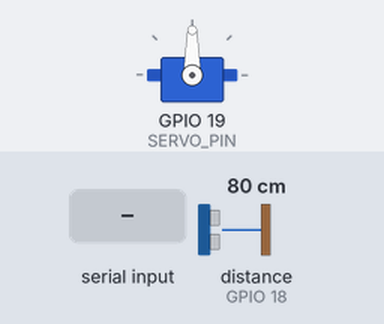
A sketch run on a simulated ESP32. Parts: servo. The test bench sets the inputs (shaded band); at power-on: distance to the obstacle (sensor on GPIO 18) 80 cm. The echo pulse lasts 58.3 µs per cm; what the sketch prints to the serial monitor is not drawn.

Above: at 2.2 s.
2.3 s: "SWEEP\n" received over Serial
5.3 s: "SERVO:\n" received over Serial
At 6.5 s:
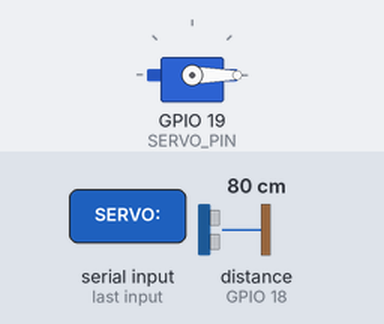
6.8 s: "SERVO:90\n" received over Serial
At 7.6 s:
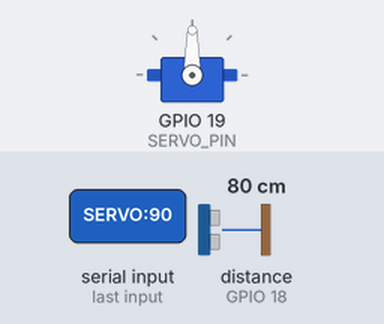
8.3 s: "SERVO:,45\n" received over Serial
At 8.7 s:
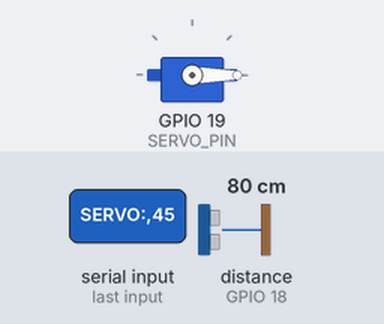
Timing chart, 0 to 10.8 s (numbered marks = the images above; inputs shaded):
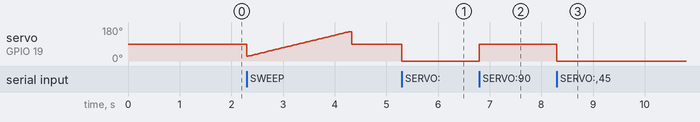

Measured:
- after the input at 5.3 s, servo on GPIO 19 (SERVO_PIN): 90° → 0° at once
- after the input at 6.8 s, servo on GPIO 19 (SERVO_PIN): 0° → 90° at once
- after the input at 8.3 s, servo on GPIO 19 (SERVO_PIN): 90° → 0° at once

The sketch:

esp32_sonar_firmware.ino
```cpp
/*
  ============================================================================
  DEEP-SEA RESCUE SONAR — ESP32 FIRMWARE
  ============================================================================
  This firmware runs on the ESP32 microcontroller and talks to the Python
  backend (sonar_api.py) over a USB Serial cable.

  HARDWARE CONNECTIONS:
    ESP32 GPIO 5   --> JSN-SR04T / HC-SR04  TRIG pin
    ESP32 GPIO 18  --> JSN-SR04T / HC-SR04  ECHO pin
    ESP32 GPIO 19  --> MG90S Servo          Signal wire (Orange/Yellow)
    ESP32 VIN/5V   --> Servo Red wire + Sonar VCC
    ESP32 GND      --> Servo Brown/Black wire + Sonar GND

  SERIAL PROTOCOL (115200 baud):
    Backend sends commands, ESP32 replies:

    Command       | ESP32 Response               | Description
    ------------- | ----------------------------- | --------------------------------
    PING\n        | PONG\n                        | Heartbeat / handshake check
    READ\n        | <distance_cm>\n               | Single sonar distance reading
    SWEEP\n       | angle:dist,angle:dist,...\n    | Full 130-degree sweep data
    SERVO:<angle> | OK:<angle>\n                  | Move servo to specific angle

    If no command is received for 5 seconds, the ESP32 automatically
    performs continuous sweeps and prints angle,distance CSV lines
    (for standalone Serial Monitor debugging).

  SETUP IN ARDUINO IDE:
    1. Board:  "ESP32 Dev Module"  (or your specific ESP32 board)
    2. Upload Speed: 921600
    3. Port:   COMx  (whichever port your ESP32 shows up as)
    4. Install library: ESP32Servo  (Sketch > Include Library > Manage Libraries)
  ============================================================================
*/

#include <ESP32Servo.h>

// ======================== PIN DEFINITIONS ========================
const int TRIG_PIN  = 5;     // Ultrasonic trigger
const int ECHO_PIN  = 18;    // Ultrasonic echo
const int SERVO_PIN = 19;    // Servo PWM signal

// ======================== SONAR SETTINGS ========================
// 130-degree total Field of View
// Sweeps from 25 deg to 155 deg on servo (center = 90 deg)
// Normalized output: -65 deg to +65 deg (0 = straight ahead)
const int START_ANGLE = 25;
const int END_ANGLE   = 155;
const int STEP_SIZE   = 2;    // Angular resolution in degrees
const long MAX_RANGE_CM = 450; // Maximum sensor range (~4.5 meters)
const int SETTLE_DELAY_MS = 25; // Wait for servo to reach position

// ======================== GLOBALS ========================
Servo sonarServo;
String inputBuffer = "";
unsigned long lastCommandTime = 0;
const unsigned long AUTO_SWEEP_TIMEOUT = 5000; // 5 seconds of silence -> auto sweep

// ======================== SETUP ========================
void setup() {
  Serial.begin(115200);
  while (!Serial) { delay(10); } // Wait for serial port to be ready

  // Configure sonar pins
  pinMode(TRIG_PIN, OUTPUT);
  pinMode(ECHO_PIN, INPUT);
  digitalWrite(TRIG_PIN, LOW);

  // Attach servo and center it
  sonarServo.attach(SERVO_PIN);
  sonarServo.write(90); // Center position (straight ahead)
  delay(1000);

  Serial.println("READY"); // Signal to backend that we're alive
}

// ======================== SONAR MEASUREMENT ========================
long measureDistanceCM() {
  // Clear trigger pin
  digitalWrite(TRIG_PIN, LOW);
  delayMicroseconds(2);

  // Send 10-microsecond trigger pulse
  digitalWrite(TRIG_PIN, HIGH);
  delayMicroseconds(10);
  digitalWrite(TRIG_PIN, LOW);

  // Read echo travel time (timeout at 30ms = ~5.15 meters max)
  long duration = pulseIn(ECHO_PIN, HIGH, 30000);

  if (duration == 0) {
    return MAX_RANGE_CM; // No echo -> return max range
  }

  // Speed of sound in water ≈ 1500 m/s, but we use air speed for bench testing
  // Speed of sound in air = 343 m/s = 0.0343 cm/microsecond
  // Distance = (duration * speed) / 2  (divided by 2 for round-trip)
  long distance = (duration * 0.0343) / 2;

  // Clamp to valid range
  if (distance < 2)   distance = 2;       // Min range of sensor
  if (distance > MAX_RANGE_CM) distance = MAX_RANGE_CM;

  return distance;
}

// ======================== SINGLE READ ========================
void handleRead() {
  long dist = measureDistanceCM();
  Serial.println(dist);
}

// ======================== FULL 130° SWEEP ========================
void handleSweep() {
  // Build response string: "angle:dist,angle:dist,angle:dist,..."
  String result = "";
  bool first = true;

  // Forward sweep: left to right (-65° to +65°)
  for (int angle = START_ANGLE; angle <= END_ANGLE; angle += STEP_SIZE) {
    sonarServo.write(angle);
    delay(SETTLE_DELAY_MS);

    long dist = measureDistanceCM();
    int normalizedAngle = angle - 90; // Convert to -65..+65 range

    if (!first) result += ",";
    result += String(normalizedAngle) + ":" + String(dist);
    first = false;
  }

  Serial.println(result);

  // Return to center after sweep
  sonarServo.write(90);
}

// ======================== SERVO CONTROL ========================
void handleServo(int angle) {
  // Clamp angle to safe range
  if (angle < 0)   angle = 0;
  if (angle > 180) angle = 180;

  sonarServo.write(angle);
  delay(SETTLE_DELAY_MS);
  Serial.println("OK:" + String(angle));
}

// ======================== AUTO-SWEEP (Standalone Mode) ========================
void autoSweep() {
  // Continuous sweep mode for debugging in Arduino Serial Monitor
  // Prints CSV format: normalizedAngle,distance

  // Forward sweep
  for (int angle = START_ANGLE; angle <= END_ANGLE; angle += STEP_SIZE) {
    // Check if a serial command came in — break out if so
    if (Serial.available()) return;

    sonarServo.write(angle);
    delay(SETTLE_DELAY_MS);

    long dist = measureDistanceCM();
    int normalizedAngle = angle - 90;
    Serial.printf("%d,%ld\n", normalizedAngle, dist);
  }

  // Reverse sweep
  for (int angle = END_ANGLE; angle >= START_ANGLE; angle -= STEP_SIZE) {
    if (Serial.available()) return;

    sonarServo.write(angle);
    delay(SETTLE_DELAY_MS);

    long dist = measureDistanceCM();
    int normalizedAngle = angle - 90;
    Serial.printf("%d,%ld\n", normalizedAngle, dist);
  }
}

// ======================== COMMAND PARSER ========================
void processCommand(String cmd) {
  cmd.trim();
  cmd.toUpperCase();
  lastCommandTime = millis();

  if (cmd == "PING") {
    Serial.println("PONG");
  }
  else if (cmd == "READ") {
    handleRead();
  }
  else if (cmd == "SWEEP") {
    handleSweep();
  }
  else if (cmd.startsWith("SERVO:")) {
    int angle = cmd.substring(6).toInt();
    handleServo(angle);
  }
  else {
    // Unknown command — echo it back for debugging
    Serial.println("ERR:UNKNOWN:" + cmd);
  }
}

// ======================== MAIN LOOP ========================
void loop() {
  // Read incoming serial data character-by-character
  while (Serial.available()) {
    char c = Serial.read();
    if (c == '\n' || c == '\r') {
      if (inputBuffer.length() > 0) {
        processCommand(inputBuffer);
        inputBuffer = "";
      }
    } else {
      inputBuffer += c;
    }
  }

  // If no command received for 5 seconds, auto-sweep for Serial Monitor debugging
  if (millis() - lastCommandTime > AUTO_SWEEP_TIMEOUT) {
    autoSweep();
  }
}
```
